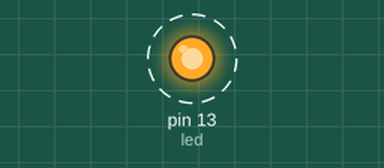
Recording of a sketch running on a simulated Arduino Uno, built with avr-gcc and run on an emulated ATmega328P. On the bench: output pins drawn as LEDs (lit = HIGH). Dashed ring = blinking.

Above: at 0.5 s.
Timing chart, 0 to 3.0 s (numbered marks = the images above):
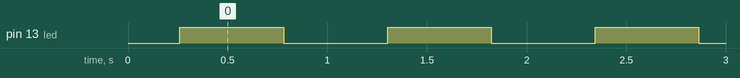

Measured:
- by itself, pin 13 (led): alternates HIGH for 0.52 s and LOW for 0.52 s

The sketch:

AnalogLight.ino
```cpp
int led=13;
int bright;

void setup() {
  // put your setup code here, to run once:
     pinMode(led,OUTPUT);
}

void loop() {
  // put your main code here, to run repeatedly:
  for(bright=0;bright<=255;bright=bright+5)
  {
    analogWrite(led,bright);
    delay(10);
  }
  for(bright=255;bright>=0;bright=bright-5)
  {
    analogWrite(led,bright);
     delay(10);
  }
}
```
